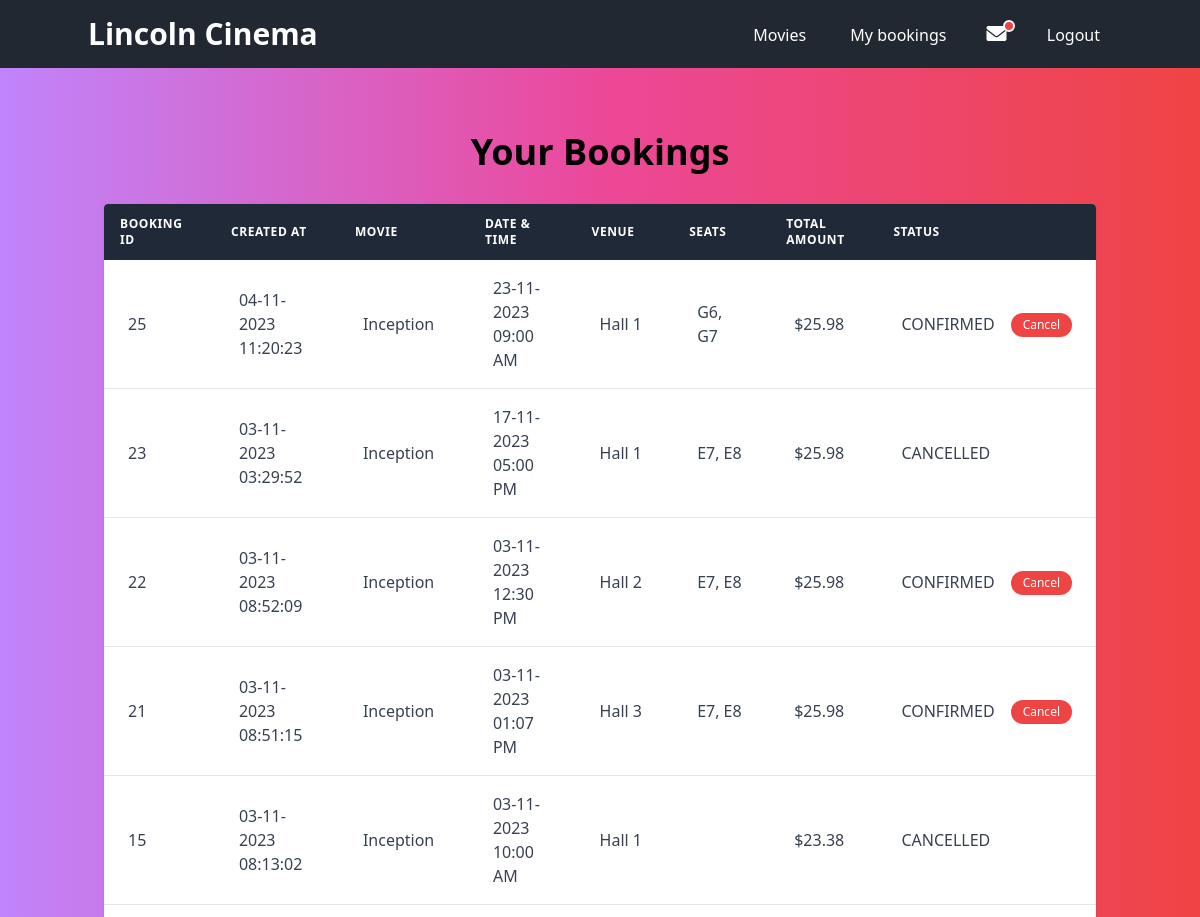
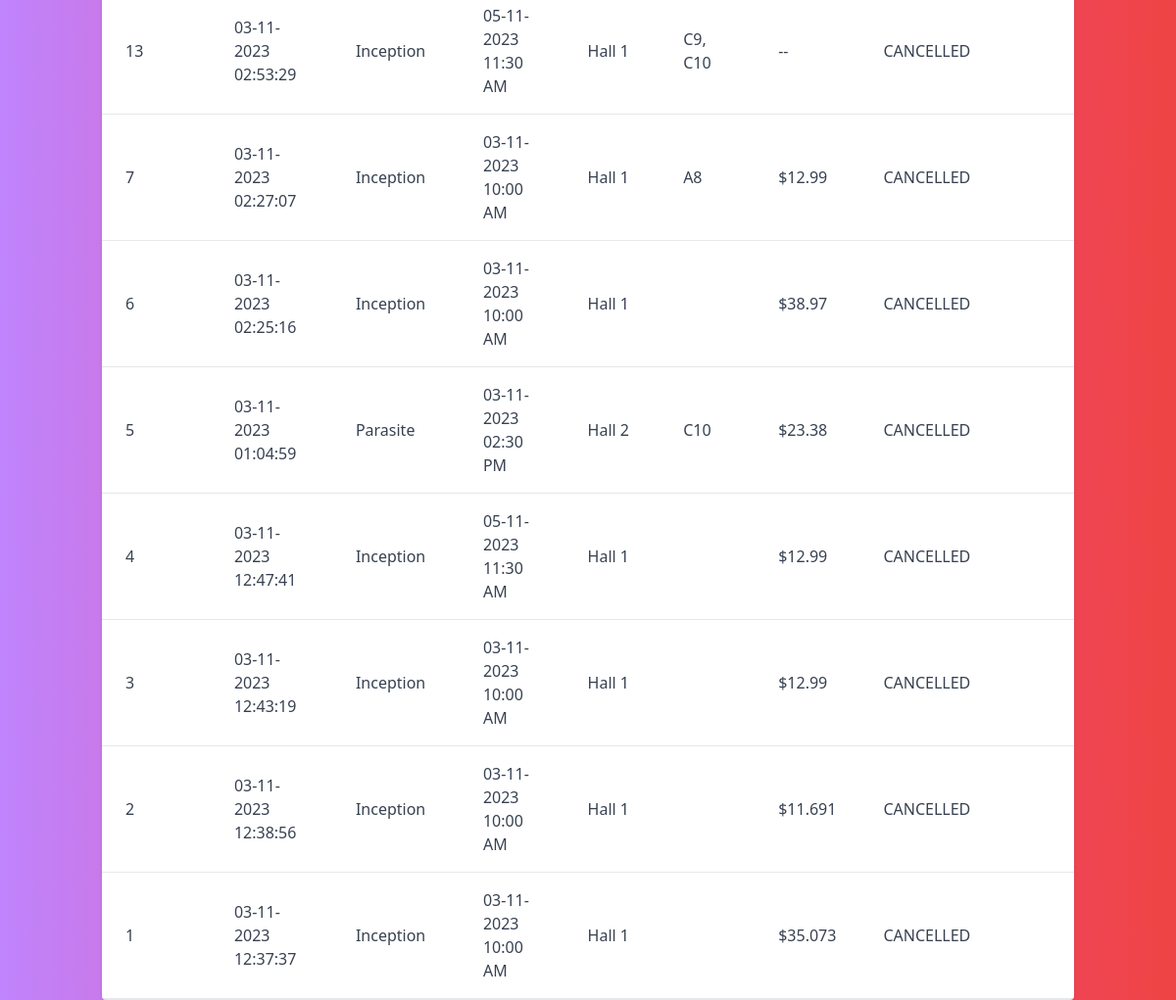
The app's page /bookings (signed in), older data (2 pictures, top to bottom).
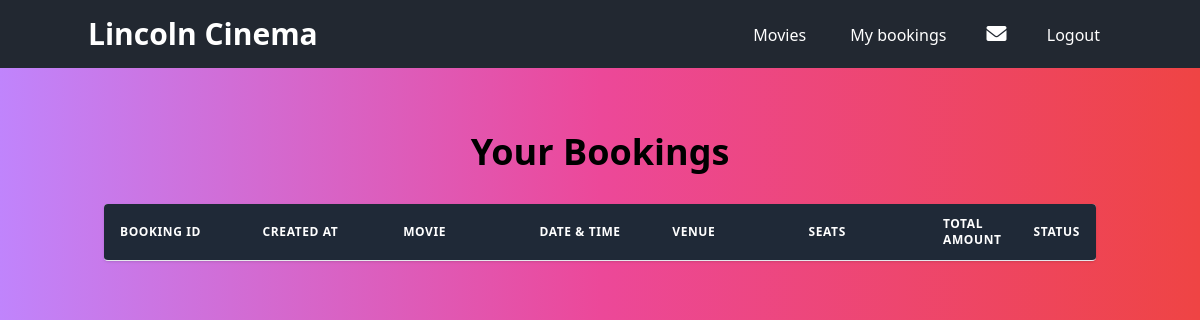
The same page, newer data.
### app/models/movieModel.py (models this page shows, shortened)
class Booking(db.Model):
    __tablename__ = 'bookings'
    id = db.Column(db.Integer, primary_key=True)
    userId = db.Column(db.Integer, db.ForeignKey("users.id"))
    user = relationship('User', back_populates='bookings')
    numberOfSeats = db.Column(db.Integer, nullable=False)
    createdOn = db.Column(db.DateTime, nullable=False)
    status = db.Column(db.Enum(BookingStatus), nullable=False)
    screeningId = db.Column(db.Integer, db.ForeignKey('screenings.id'))
    screening = relationship('Screening', back_populates='bookings')
    orderTotal = db.Column(db.Float, nullable=False)
    paymentId = db.Column(db.Integer, db.ForeignKey('payments.id'))
    payment = relationship('Payment', back_populates='booking', uselist=False)
    seats = relationship('CinemaHallSeat', backref='bookings')

class ScreeningValidationMixin:
    def isActiveScreening(self) -> bool:
        if self.status == ScreeningStatus.ACTIVE:
            return True
        return False

class Movie(db.Model, ScreeningValidationMixin):
    __tablename__ = 'movies'
    id = db.Column(db.Integer, primary_key=True)
    title = db.Column(db.String, nullable=False)
    language = db.Column(db.String)
    genre = db.Column(db.String)
    releaseDate = db.Column(db.DateTime)
    durationMins = db.Column(db.Integer)
    country = db.Column(db.String)
    description = db.Column(db.String)
    status = db.Column(db.Enum(MovieStatus), nullable=False, default=MovieStatus.ACTIVE)
    screenings = relationship("Screening", backref="movies")

class BookingListFilterMixin:
    @staticmethod
    def filteredBooking(bookingList: ["Booking"]) -> ["Booking"]:
        filteredBookingList = []
        for booking in bookingList:
            if booking.status == BookingStatus.PENDING or booking.status == BookingStatus.CONFIRMED:
                filteredBookingList.append(booking)
        return filteredBookingList

class Screening(db.Model, ScreeningValidationMixin, BookingListFilterMixin):
    __tablename__ = 'screenings'
    id = db.Column(db.Integer, primary_key=True)
    screeningDate = db.Column(db.DateTime, nullable=False)
    startTime = db.Column(db.DateTime, nullable=False)
    endTime = db.Column(db.DateTime, nullable=False)
    hallId = db.Column(db.Integer, db.ForeignKey('cinemaHalls.id'))
    status = db.Column(db.Enum(ScreeningStatus), nullable=False, default=ScreeningStatus.ACTIVE)
    movieId = db.Column(db.Integer, db.ForeignKey('movies.id'))
    movie = relationship('Movie', back_populates='screenings')
    hall = relationship('CinemaHall', back_populates='screenings')
    bookings = relationship('Booking', back_populates='screening')

class CinemaHall(db.Model):
    __tablename__ = 'cinemaHalls'
    id = db.Column(db.Integer, primary_key=True)
    name = db.Column(db.String, nullable=False)
    totalSeats = db.Column(db.Integer, nullable=False)
    seats = relationship('CinemaHallSeat', back_populates='hall')
    screenings = relationship('Screening', back_populates='hall')

### app/models/paymentModel.py (models this page shows, shortened)
class Payment(db.Model):
    __tablename__ = 'payments'
    id = db.Column(db.Integer, primary_key=True)
    originalAmount = db.Column(db.Float, nullable=False)
    discountedAmount = db.Column(db.Float, nullable=False)
    createdOn = db.Column(db.DateTime, nullable=False)
    type = db.Column(db.String(50))
    couponId = db.Column(db.String, db.ForeignKey('coupons.id'))
    coupon = relationship('Coupon', backref='payments')
    booking = relationship('Booking', back_populates='payment', uselist=False)
    __mapper_args__ = {
        'polymorphic_on': type,
        'polymorphic_identity': 'payment'
    }

### app/routes/routes.py (the view)
@movie_bp.route('/bookings', methods=['GET'])
@login_required
def viewBookings():
    return MovieController.viewBookings(session['userId'])

### app/controllers/movieController.py (called while the page is built)
    @staticmethod
    def viewBookings(userId: int):
        user = User.getUserById(userId)
        if user.type == "customer":
            bookingList = user.getBookingList()
        if user.type == "staff":
            bookingList = Booking.getAllBookings()
        return render_template('bookings.html', bookingList=bookingList)

### app/models/movieModel.py (called while the page is built)
    @property
    def seatNumber(self):
        return f"{self.seatRow}{self.seatColumn}"

### app/models/userModel.py (called while the page is built)
    @staticmethod
    def getUserById(userId: int) -> Union["FrontDeskStaff", "Customer", "Admin", "User"]:
        return User.query.get(userId)

    def getBookingList(self) -> List[Booking]:
        return Booking.query.filter_by(userId=self.id).order_by(desc(Booking.createdOn)).all()

### app/routes/routes.py (called while the page is built)
def login_required(f):
    @wraps(f)
    def wrapper(*args, **kwargs):
        if 'userId' not in session:
            return redirect(url_for('auth.login', next=request.url))
        return f(*args, **kwargs)
    return wrapper

### app/templates/bookings.html (shortened to what this page needs)
{% extends 'base.html' %}
{% block content %}
<div class="container mx-auto px-4 pt-16">
    <h2 class="text-4xl font-bold mb-8 text-center">Your Bookings</h2>
    <div class="shadow overflow-hidden rounded border-b border-gray-200">
        <table class="min-w-full bg-white">
            <thead class="bg-gray-800 text-white">
                <tr>
                    <th class="w-1/6 py-3 px-4 text-left text-xs font-semibold uppercase tracking-wider">
                        Booking ID
                    </th>
                    <th class="w-1/6 py-3 px-4 text-left text-xs font-semibold uppercase tracking-wider">
                        Created at
                    </th>
                    <th class="w-1/6 py-3 px-4 text-left text-xs font-semibold uppercase tracking-wider">
                        Movie
                    </th>
                    <th class="w-1/6 py-3 px-4 text-left text-xs font-semibold uppercase tracking-wider">
                        Date & Time
                    </th>
                    <th class="w-1/6 py-3 px-4 text-left text-xs font-semibold uppercase tracking-wider">
                        Venue
                    </th>
                    <th class="w-1/6 py-3 px-4 text-left text-xs font-semibold uppercase tracking-wider">
                        Seats
                    </th>
                    <th class="w-1/6 py-3 px-4 text-left text-xs font-semibold uppercase tracking-wider">
                        Total Amount
                    </th>
                    <th class="w-1/6 py-3 px-4 text-left text-xs font-semibold uppercase tracking-wider">
                        Status
                    </th>
                </tr>
            </thead>
            <tbody class="text-gray-700">
                {% for booking in bookingList %}
                <tr class="hover:bg-gray-100" data-screening-date="{{ booking.screening.startTime.strftime('%Y-%m-%d') }}">
                    <td class="py-4 px-6 border-b border-gray-200 items-center">{{ booking.id }}</td>
                    <td class="py-4 px-6 border-b border-gray-200 items-center">{{ booking.createdOn.strftime('%d-%m-%Y %I:%M:%S') }}</td>
                    <td class="py-4 px-6 border-b border-gray-200 items-center">{{ booking.screening.movie.title }}</td>
                    <td class="py-4 px-6 border-b border-gray-200 items-center"><span class="block">{{ booking.screening.screeningDate.strftime('%d-%m-%Y') }}</span><span class="block">{{ booking.screening.startTime.strftime('%I:%M %p') }}</span></td>
                    <td class="py-4 px-6 border-b border-gray-200 items-center">{{ booking.screening.hall.name }}</td>
                    <td class="py-4 px-6 border-b border-gray-200 items-center">{{ booking.seats|map(attribute='seatNumber')|join(", ") }}</td>
                    <td class="py-4 px-6 border-b border-gray-200 items-center">{%if booking.payment.discountedAmount%}${%else%}--{%endif%}{{ booking.payment.discountedAmount }}</td>
                    <td class="py-4 px-6 border-b border-gray-200 items-center">
                        <div class="inline-flex items-center w-full justify-between">
                        {{ booking.status.name }}
                        <div class="inline-flex">
                        {% if booking.status.name != 'CANCELLED' %}
                            <form id="cancelForm" action="{{ url_for('movies.cancelBooking', bookingId=booking.id) }}" method="post" class="ml-4">
                                <button data-cancel-button class="text-white bg-red-500 hover:bg-red-600 py-1 px-3 text-xs rounded-full">Cancel</button>
                            </form>
                        {% endif %}
                        </div>
                        </div>
                    </td>
                </tr>
                {% endfor %}
            </tbody>
        </table>
    </div>
</div>
{% endblock %}

Row changes from the older to the newer data that the page shows:
removed Booking: id "25", createdOn "04-11-2023 11:20:23", screening.movie "Inception", screening.screeningDate "23-11-2023", screening.startTime "09:00 AM", screening.hall.name "Hall 1", seats|map "G6, G7", payment.discountedAmount "25.98", status.name "CONFIRMED"
removed Booking: id "23", createdOn "03-11-2023 03:29:52", screening.movie "Inception", screening.screeningDate "17-11-2023", screening.startTime "05:00 PM", screening.hall.name "Hall 1", seats|map "E7, E8", payment.discountedAmount "25.98", status.name "CANCELLED"
removed Booking: id "22", createdOn "03-11-2023 08:52:09", screening.movie "Inception", screening.screeningDate "03-11-2023", screening.startTime "12:30 PM", screening.hall.name "Hall 2", seats|map "E7, E8", payment.discountedAmount "25.98", status.name "CONFIRMED"
removed Booking: id "21", createdOn "03-11-2023 08:51:15", screening.movie "Inception", screening.screeningDate "03-11-2023", screening.startTime "01:07 PM", screening.hall.name "Hall 3", seats|map "E7, E8", payment.discountedAmount "25.98", status.name "CONFIRMED"
removed Booking: id "15", createdOn "03-11-2023 08:13:02", screening.movie "Inception", screening.screeningDate "03-11-2023", screening.startTime "10:00 AM", screening.hall.name "Hall 1", payment.discountedAmount "23.38", status.name "CANCELLED"
removed Booking: id "13", createdOn "03-11-2023 02:53:29", screening.movie "Inception", screening.screeningDate "05-11-2023", screening.startTime "11:30 AM", screening.hall.name "Hall 1", seats|map "C9, C10", status.name "CANCELLED"
removed Booking: id "7", createdOn "03-11-2023 02:27:07", screening.movie "Inception", screening.screeningDate "03-11-2023", screening.startTime "10:00 AM", screening.hall.name "Hall 1", seats|map "A8", payment.discountedAmount "12.99", status.name "CANCELLED"
removed Booking: id "6", createdOn "03-11-2023 02:25:16", screening.movie "Inception", screening.screeningDate "03-11-2023", screening.startTime "10:00 AM", screening.hall.name "Hall 1", payment.discountedAmount "38.97", status.name "CANCELLED"
removed Booking: id "5", createdOn "03-11-2023 01:04:59", screening.movie "Parasite", screening.screeningDate "03-11-2023", screening.startTime "02:30 PM", screening.hall.name "Hall 2", seats|map "C10", payment.discountedAmount "23.38", status.name "CANCELLED"
removed Booking: id "4", createdOn "03-11-2023 12:47:41", screening.movie "Inception", screening.screeningDate "05-11-2023", screening.startTime "11:30 AM", screening.hall.name "Hall 1", payment.discountedAmount "12.99", status.name "CANCELLED"
removed Booking: id "3", createdOn "03-11-2023 12:43:19", screening.movie "Inception", screening.screeningDate "03-11-2023", screening.startTime "10:00 AM", screening.hall.name "Hall 1", payment.discountedAmount "12.99", status.name "CANCELLED"
removed Booking: id "2", createdOn "03-11-2023 12:38:56", screening.movie "Inception", screening.screeningDate "03-11-2023", screening.startTime "10:00 AM", screening.hall.name "Hall 1", payment.discountedAmount "11.691", status.name "CANCELLED"
removed Booking: id "1", createdOn "03-11-2023 12:37:37", screening.movie "Inception", screening.screeningDate "03-11-2023", screening.startTime "10:00 AM", screening.hall.name "Hall 1", payment.discountedAmount "35.073", status.name "CANCELLED"
